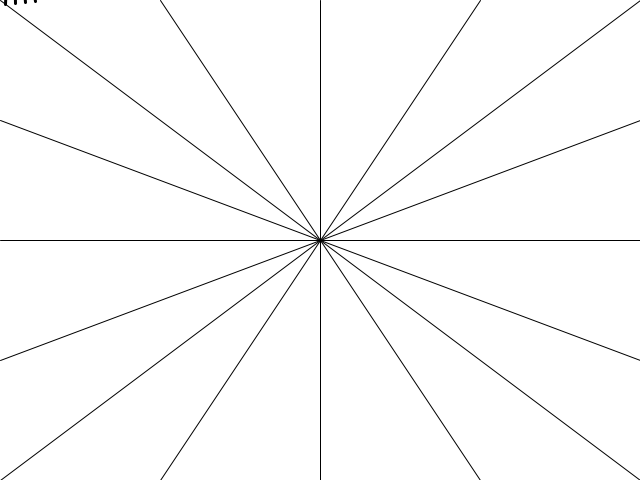
Frame 1 (no input)
Frame 60 (the mouse pressed at the canvas centre just before this capture): identical to frame 1, image omitted
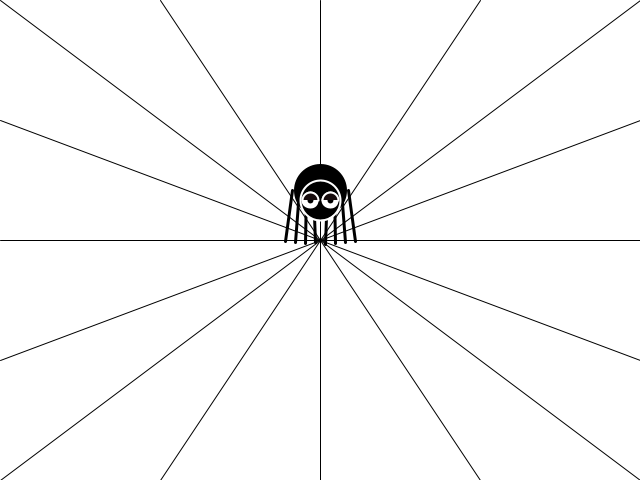
Frame 120 (the mouse held since frame 60 and released just before this capture)

The Processing sketch that drew these frames (run headless with seeded random() and noise(); from frame 60 on, the mouse is pressed at the canvas centre):

// Processing sketch: processing_49095
// ── processing_49095.pde

void setup() {
size(640,480); //this is doc size//
smooth (); //enables "anti-aliasing"//
frameRate (30);
}
void draw() {
  background(255); // draw a white background//

//set ellipses and rects to CENTER mode//
ellipseMode(CENTER); //tells ellipse to start in center//
rectMode(CENTER); //tells rect dimensions to start from center//

/*
//100 pixel limit zone//
noFill();
stroke(0);
ellipse(mouseX, mouseY -30, 100, 100); 
*/

//spide web lines//
strokeWeight(1);
stroke(0); //identifies black stroke//
fill (255);
line(0, 240, 680, 240);
line(320, 480, 320, 0);
line(640, 0, 0, 480);
line(0, 0, 640, 480);
line(0, 120, 640, 360);
line(0, 360, 640, 120);
line(160, 480, 480, 0);
line(480, 480, 160, 0);


//spider legs//
strokeWeight(3);
//left legs//
line(mouseX-7, mouseY-50, pmouseX-5, pmouseY+2);//left leg 1//
line(mouseX-14, mouseY-50, pmouseX-15, pmouseY+3);//left leg 2//
line(mouseX-21, mouseY-50, pmouseX-25, pmouseY+2);//left leg 3//
line(mouseX-28, mouseY-50, pmouseX-35, pmouseY+1);//left leg 4//
//rt legs//
line(mouseX+7, mouseY-50, pmouseX+5, pmouseY+4); //rt leg 1//
line(mouseX+14, mouseY-50, pmouseX+15, pmouseY+3);//rt leg 2//
line(mouseX+21, mouseY-50, pmouseX+25, pmouseY+2);//rt leg 3//
line(mouseX+28, mouseY-50, pmouseX+35, pmouseY+1);//rt leg 4//


//spider body//
fill(0); // black body fill //
ellipse(mouseX, mouseY -50, 50, 50); //body shape//


//spider head//
fill(0); //identifies a white fill//
stroke (255);
strokeWeight(2);
ellipse(mouseX, mouseY -40, 40, 40); //identifies head//


//spider eyes//
fill(255);//white of eye color//
ellipse(mouseX-10, mouseY-40, 15,15); //left eye shape//
ellipse(mouseX+10, mouseY-40, 15,15); //rt eye shape//
fill (0);//pupil color//
ellipse(mouseX-10, mouseY-40, 8,8); //left eye pupil//
ellipse(mouseX+10, mouseY-40, 8,8); //rt eye pupil//
fill (23, 12, 13);//eye lid color//
arc(mouseX-10, mouseY-40, 16, 16, radians(180),radians(360));//rt eye lid//
arc(mouseX+10, mouseY-40, 16, 16, radians(180),radians(360));//rt eye lid//

}

void mousePressed () {
  println("I want to suck your blood!");
}
